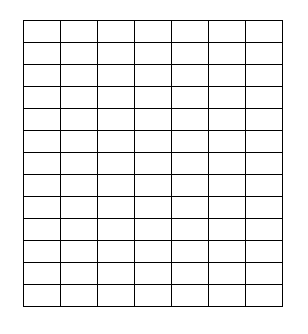
#> input picture sample/affine.png, 308 x 334 px
$ python bluring.py
#> lines starting #> are read from the running program, lines starting #| are printed output that depends on the picture; after the words box and inside, x2 and y2 are one past the last pixel; in counts of white or black regions, pixels touching at a corner belong together
import cv2 as cv
import numpy as np

img = cv.imread('../sample/affine.png')
#> img is the input picture: shape (334, 308, 3); 94.3% white; black in thin lines or dots, all inside (x1, y1, x2, y2) = (23, 20, 283, 307)
img2 = cv.imread('../sample/median.png')
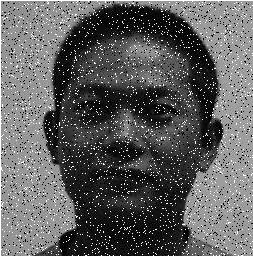
#> input picture sample/median.png, 253 x 256 px
#> img2 is the input picture: shape (256, 253, 3); min 0, max 255, mean 94.5

kernel = np.ones((5,5), np.float32)/25
dst = cv.filter2D(img, -1, kernel)
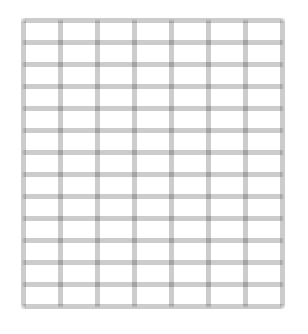
#> dst: shape (334, 308, 3); min 163, max 255, mean 240.6

# img_blur = cv.blur(img, (5,5))

img_blur = cv.GaussianBlur(img, (5,5), 0)
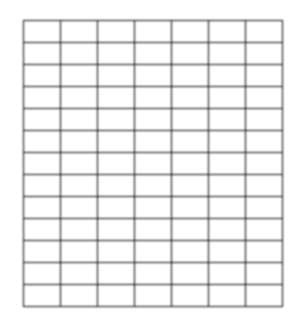
#> img_blur: shape (334, 308, 3); min 100, max 255, mean 240.5

median = cv.medianBlur(img2, 5)
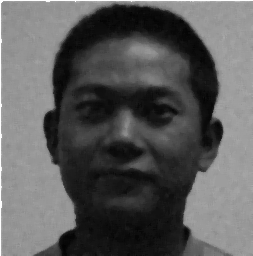
#> median: shape (256, 253, 3); min 2, max 253, mean 90.7

img3 = cv.imread('../sample/texture.png')
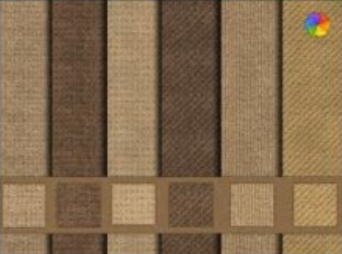
#> input picture sample/texture.png, 342 x 254 px
#> img3 is the input picture: shape (254, 342, 3); mean B, G, R 78.7, 108.3, 133.6

bilateral_blur = cv.bilateralFilter(img3, 9, 75, 75)

cv.imshow('original', img)

cv.imshow('result', dst)

cv.imshow('gaussizn blur', img_blur)

cv.imshow('megian blur', median)

cv.imshow('bilateral blur', bilateral_blur)

cv.waitKey(0)
cv.destroyAllWindows()
